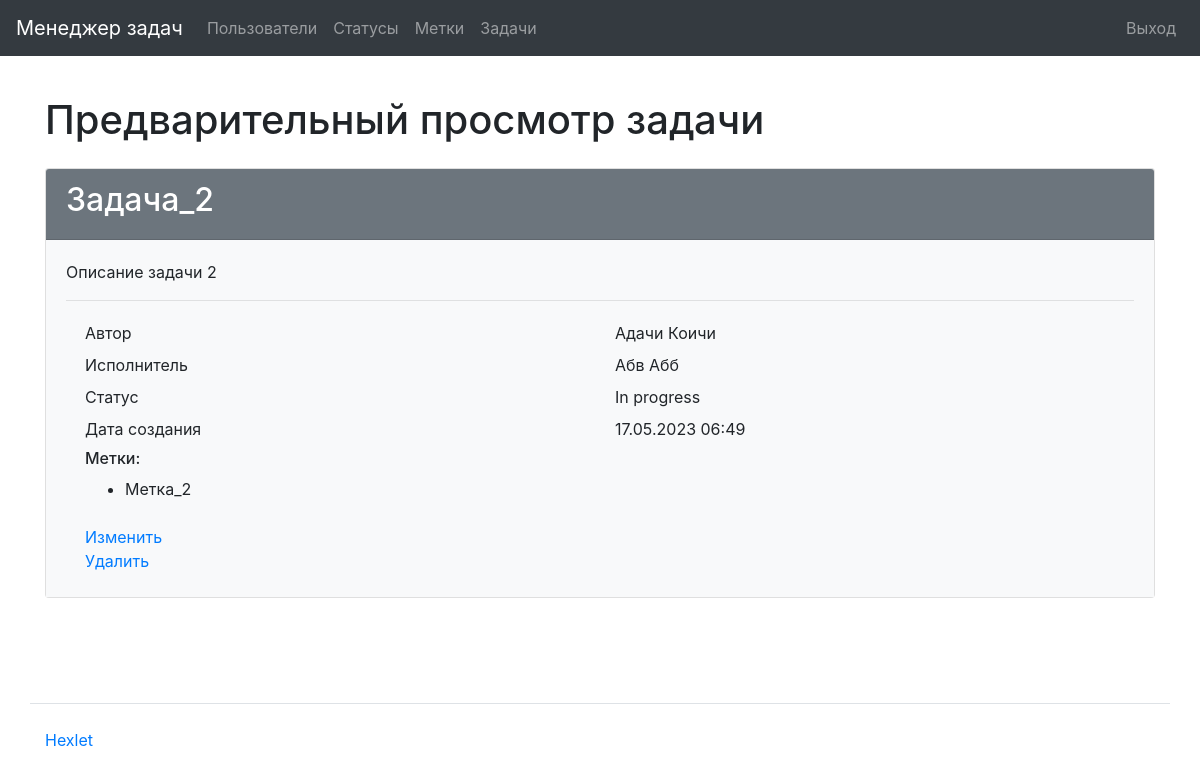
The page /tasks/3/ (signed in) on the database its author committed.
### task_manager/tasks/models.py (models this page shows, shortened)
class Task(models.Model):
    name = models.CharField(
        max_length=150,
        blank=False,
        unique=True,
        verbose_name=_('Name')
    )
    description = models.TextField(
        max_length=10000,
        blank=True,
        verbose_name=_('Description')
    )
    date_created = models.DateTimeField(
        auto_now_add=True,
        verbose_name=_('Creation date')
    )
    author = models.ForeignKey(
        User,
        on_delete=models.PROTECT,
        related_name='author',
        verbose_name=_('Author')
    )
    status = models.ForeignKey(
        Status,
        on_delete=models.PROTECT,
        related_name='statuses',
        verbose_name=_('Status')
    )
    executor = models.ForeignKey(
        User,
        on_delete=models.PROTECT,
        related_name='executor',
        verbose_name=_('Executor')
    )
    labels = models.ManyToManyField(
        Label,
        through='TaskLabelRelation',
        through_fields=('task', 'label'),
        blank=True,
        related_name='labels',
        verbose_name=_('Labels')
    )
    class Meta:
        verbose_name = _('Task')
        verbose_name_plural = _('Tasks')

### task_manager/users/models.py (models this page shows)
class User(AbstractUser):
    first_name = models.CharField(max_length=150)
    last_name = models.CharField(max_length=150)
    def __str__(self):
        return self.get_full_name()

### task_manager/statuses/models.py (models this page shows)
class Status(models.Model):
    name = models.CharField(
        max_length=150,
        unique=True,
        blank=False,
        verbose_name=_('Name'),
    )
    date_created = models.DateTimeField(
        auto_now_add=True,
        verbose_name=_('Creation date')
    )
    def __str__(self):
        return self.name
    class Meta:
        verbose_name = _('Status')
        verbose_name_plural = _('Statuses')

### task_manager/labels/models.py (models this page shows, shortened)
class Label(models.Model):
    name = models.CharField(
        max_length=150,
        unique=True,
        blank=False,
        verbose_name=_('Name'),
    )
    date_created = models.DateTimeField(
        auto_now_add=True,
        verbose_name=_('Creation date')
    )
    class Meta:
        verbose_name = _('Label')
        verbose_name_plural = _('Labels')

### task_manager/tasks/views.py (the view)
# urls.py: path('<int:pk>/', TaskDetailsView.as_view(), name='task_details'),
class TaskDetailsView(AuthRequiredMixin, DetailView):
    template_name = 'tasks/details.html'
    model = Task
    context_object_name = 'task'
    extra_context = {
        'title': _('Task preview')
    }

### task_manager/mixins.py (called while the page is built)
    def dispatch(self, request, *args, **kwargs):
        if not request.user.is_authenticated:
            messages.error(request, self.auth_message)
            return redirect(reverse_lazy('login'))
        return super().dispatch(request, *args, **kwargs)

### task_manager/templates/tasks/details.html (shortened to what this page needs)
{% extends "base.html" %}
{% load bootstrap4 %}
{% load i18n %}
{% block content %}
    <h1 class="my-4">{{ title }}</h1>
    <div class="card">
        <div class="card-header bg-secondary text-white">
            <h2>{{ task.name }}</h2>
        </div>
        <div class="card-body bg-light">
            <p>{{ task.description }}</p>
            <hr>
            <div class="container">
                <div class="row p-1">
                    <div class="col">{% trans 'Author' %}</div>
                    <div class="col">{{ task.author }}</div>
                </div>
                <div class="row p-1">
                    <div class="col">{% trans 'Executor' %}</div>
                    <div class="col">{{ task.executor }}</div>
                </div>
                <div class="row p-1">
                    <div class="col">{% trans 'Status' %}</div>
                    <div class="col">{{ task.status }}</div>
                </div>
                <div class="row p-1">
                    <div class="col">{% trans 'Creation date' %}</div>
                    <div class="col">{{ task.date_created|date:"d.m.Y H:i" }}</div>
                </div>
                <div class="row p-1">
                    <div class="col">
                        <h6>{% trans 'Labels' %}:</h6>
                        <ul>
                            {% for label in task.labels.all %}
                                <li>{{  label.name }}</li>
                            {% endfor %}
                        </ul>
                    </div>
                </div>
                <div class="row p-1">
                    <div class="col">
                        <a href="{% url 'task_update' task.id %}">{% trans 'Update' %}</a>
                        <br>
                        <a href="{% url 'task_delete' task.id %}">{% trans 'Delete' %}</a>
                    </div>
                </div>
            </div>
        </div>
    </div>
{% endblock %}

### rows shown on the page
Task: name "Задача_2", description "Описание задачи 2", author "Адачи Коичи", executor "Абв Абб", status "In progress", date_created "17.05.2023 06:49"
Label: name "Метка_2"

### other values the page prints
{{ title }} "Предварительный просмотр задачи"
